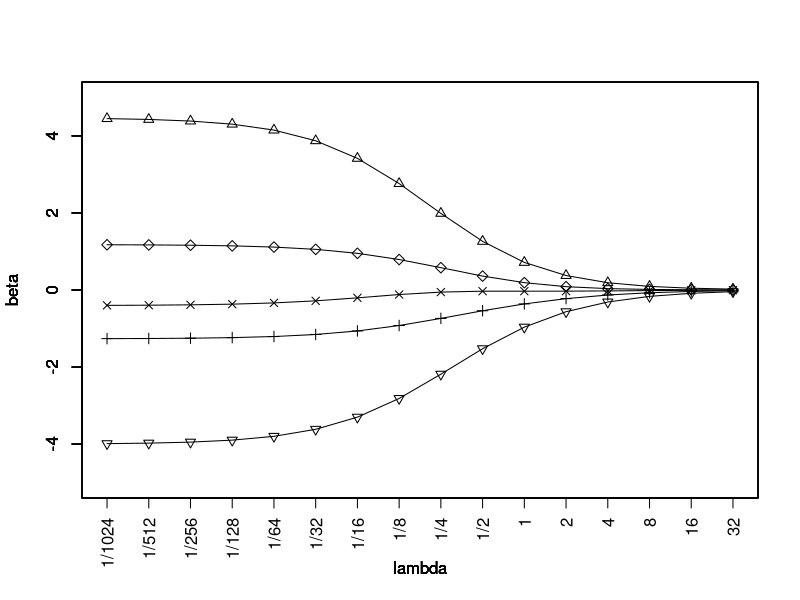
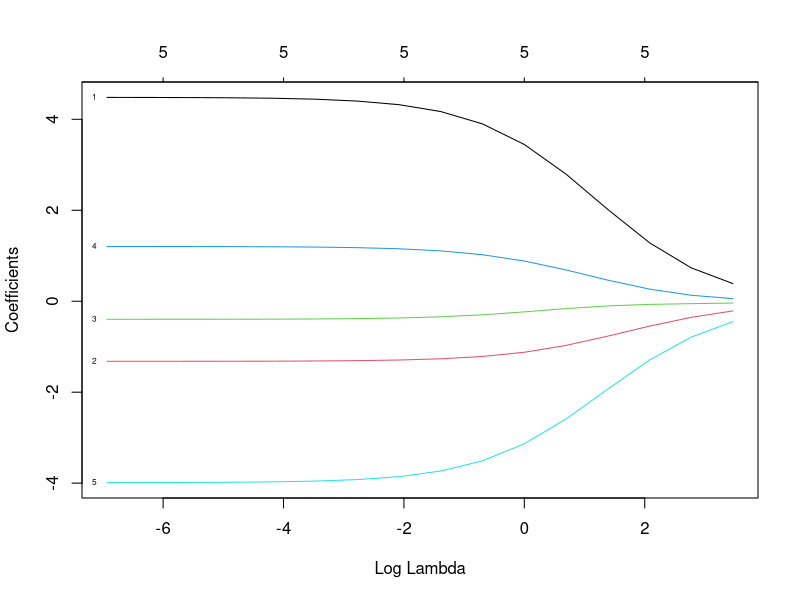

Reproduce these figures in R, in order.
## ---- chunk 1
knitr::opts_chunk$set(echo = TRUE)
## ---- chunk 2
library(glmnet)
library(pracma)
set.seed(36)
n = 100; sigma = 5; beta0 = c(2,-2,0.5,1,-3)
cormat = diag(1,nrow = 5,ncol = 5);cormat[cormat ==0]= 0.5
cholmat = chol(cormat)
x = matrix(rnorm(5*n,0,1),ncol = 5)%*%cholmat
err = rnorm(n,0,sigma)
y = x%*%beta0+err



## ---- chunk 3
sigmaj = sqrt((1/n)*sum((x-mean(x))^2))
z = (x-mean(x))/sd(x)
#check
sum(z)
sum(z^2)/5
## ---- chunk 4
xy = glmnet(
  x = x,
  y = y,
  alpha = 0
)
zy = glmnet(
  x = z,
  y = y-mean(y),
  alpha = 0
)
betahat = pinv(x)%*%z%*%zy$beta
betahat
## ---- chunk 5
lambda = 2^(5:-10)

y2 = y-mean(y)
beta1 = sapply(1:16,function(x){
  test = solve(1/n*t(z)%*%z+2*lambda[x]*diag(1,nrow  = 5))
  beta1 = (test*(1/n))%*%t(z)%*%y2

  
  return(beta1)
})
beta2 = beta1
for (i in 1:16){
  beta2[,i] = beta1[,17-i] 
}

for( i in 1:5){
  plot(beta2[i,],type = "o",pch = i+1,ylim = c(-5,5),xaxt ="n",ylab = "beta",xlab = "lambda")
  par(new = T)
}
 axis(side=1,at=(1:16),labels = c("1/1024","1/512","1/256","1/128","1/64","1/32","1/16","1/8","1/4","1/2","1","2","4","8","16","32"),las=2)


## ---- chunk 6
test = solve(t(x)%*%x+2*diag(1,nrow  = 5))
origbeta = test%*%t(x)%*%y

origbeta

## ---- chunk 7
pack = glmnet(x = z,y = y2,alpha = 0,lambda = lambda)
plot(pack, xvar = "lambda", label = TRUE)

## ---- chunk 8
pack$beta[,16]
beta2[,1]

## ---- chunk 9

mse = {}

for(i in 1:16){
  yhat = z%*%beta2[,i]
mse[i] = (1/n)*sum((yhat-y2)^2)
}


onese = min(mse)+sd(mse)
mse-onese ###可知lambda.1se為2^(-2)

